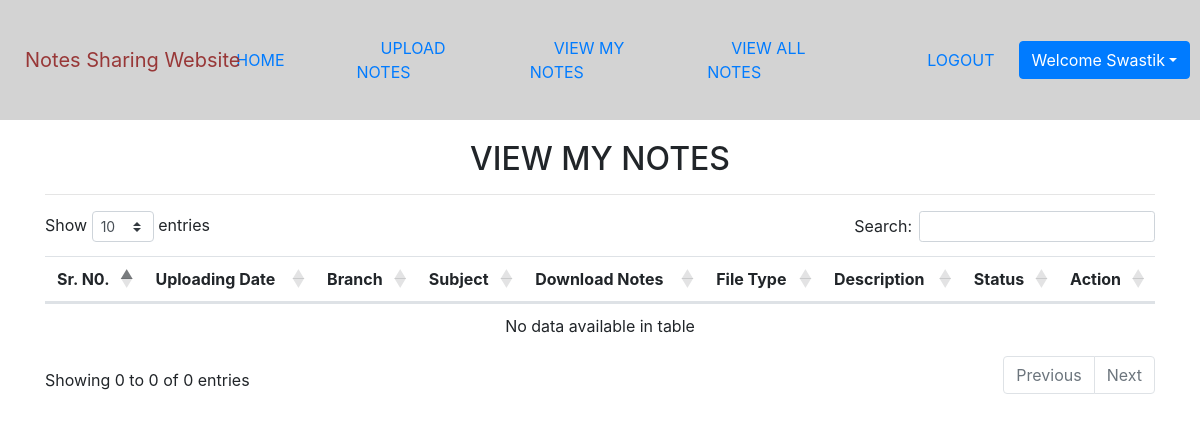
The app's page /view_mynotes (signed in), older data.
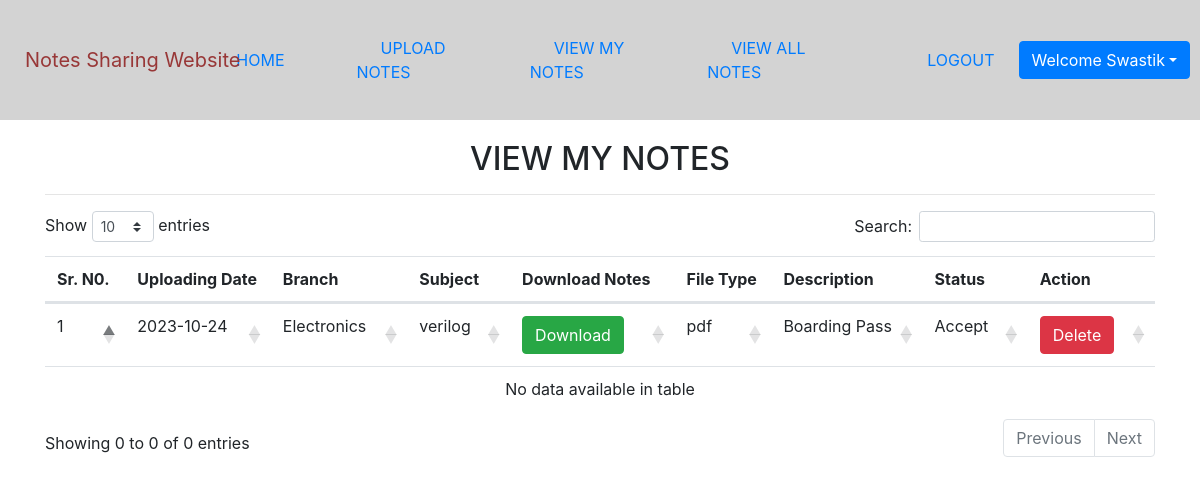
The same page, newer data.
### notes/models.py (models this page shows, shortened)
class Notes(models.Model):
    user = models.ForeignKey(User, on_delete=models.CASCADE)
    uploadingdate = models.CharField(max_length=30)
    branch = models.CharField(max_length=30)
    subject = models.CharField(max_length=30,)
    notesfile = models.FileField(null=True)
    filetype = models.CharField(max_length=30,)
    description = models.CharField(max_length=200, null=True)
    status=models.CharField(max_length=15,)

### notes/views.py (the view)
# urls.py: path('view_mynotes',view_mynotes,name='view_mynotes'),
def view_mynotes(request):
    if not request.user.is_authenticated:
        return redirect('login')
    user = User.objects.get(id=request.user.id)
    notes = Notes.objects.filter(user = user)
    d = {'notes':notes}
    return render(request,'view_mynotes.html',d)

### notes/templates/view_mynotes.html (shortened to what this page needs)
{% extends 'usernavigation.html' %}
{% load static %}
{% block body %}
<link rel="stylesheet" href="https://cdnjs.cloudflare.com/ajax/libs/twitter-bootstrap/4.5.2/css/bootstrap.css">
<link rel="stylesheet" href="https://cdn.datatables.net/1.10.24/css/dataTables.bootstrap4.min.css">
<div class="container mt-5">
    <h2 class="text-center">VIEW MY NOTES</h2>
    <HR>
    <table class="table table=bordered" id="example">
       <thead>
           <tr>
               <th>Sr. N0.</th>
               <th>Uploading Date</th>
               <th>Branch</th>
               <th>Subject</th>
               <th>Download Notes</th>
               <th>File Type</th>
               <th>Description</th>
               <th>Status</th>
               <th>Action</th>
           </tr>
           {% for i in notes %}
           <tr>
               <td>{{forloop.counter}}</td>
               <td>{{i.uploadingdate}}</td>
               <td>{{i.branch}}</td>
               <td>{{i.subject}}</td>
               <td><a href="{{i.notesfile.url}}" class="btn btn-success" download>Download</a></td>
               <td>{{i.filetype}}</td>
               <td>{{i.description}}</td>
               <td>{{i.status}}</td>
               <td><a href="{% url 'delete_mynotes' i.id %}" class = "btn btn-danger" onclick="return confirm('Are you sure?')">Delete</a></td>
           </tr>
           {% endfor %}
       </thead>
   </table>
</div>
{% endblock %}

Row changes from the older to the newer data that the page shows:
added Notes: uploadingdate "2023-10-24", branch "Electronics", subject "verilog", filetype "pdf", description "Boarding Pass", status "Accept"
